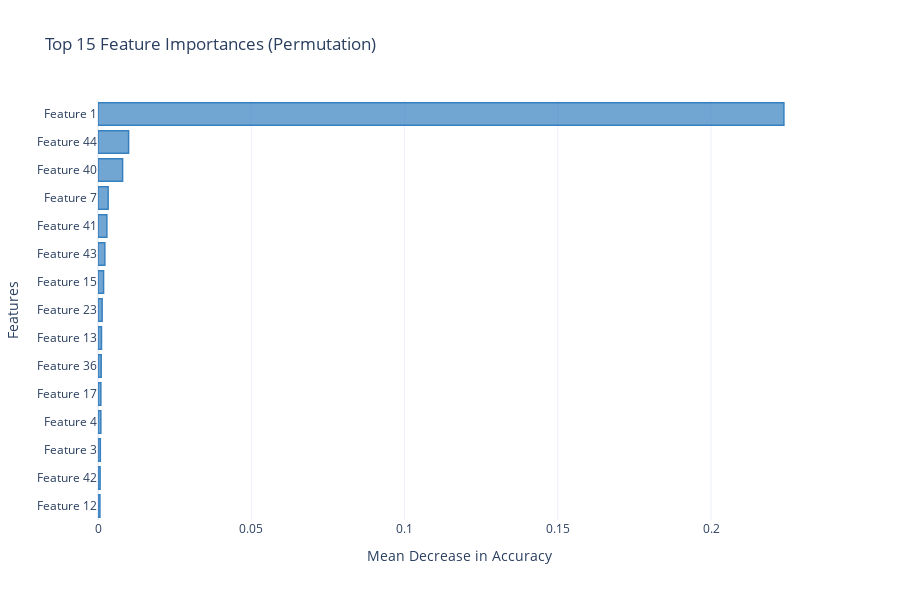

The code cell stored with this chart in its notebook:
### Markdown cell above
## Using Plotly

### Code cell
import numpy as np
import plotly.graph_objects as go
from sklearn.inspection import permutation_importance
from sklearn.neural_network import MLPClassifier
from sklearn.preprocessing import StandardScaler

# Assume X_fcm and labels are already defined
scaler = StandardScaler()
X_scaled = scaler.fit_transform(X_fcm)

mlp_model = MLPClassifier(hidden_layer_sizes=(64, 32), max_iter=100, solver='adam', random_state=42)
mlp_model.fit(X_scaled, labels)

# Compute permutation importance
result = permutation_importance(mlp_model, X_scaled, labels, n_repeats=10, random_state=42, scoring='accuracy')
feature_names = [f'Feature {i+1}' for i in range(X_fcm.shape[1])]

# Top N features
sorted_idx = result.importances_mean.argsort()[::-1]
top_n = 15
top_features = np.array(feature_names)[sorted_idx][:top_n]
top_importances = result.importances_mean[sorted_idx][:top_n]

# Create Plotly bar chart
fig = go.Figure(go.Bar(
    x=top_importances[::-1],
    y=top_features[::-1],
    orientation='h',
    marker=dict(color='rgba(55, 128, 191, 0.7)', line=dict(color='rgba(55, 128, 191, 1.0)', width=1.5))
))

fig.update_layout(
    title="Top 15 Feature Importances (Permutation)",
    xaxis_title="Mean Decrease in Accuracy",
    yaxis_title="Features",
    template='plotly_white',
    height=600
)

# Show the chart
fig.show()

# Optional: save the image (install kaleido first)
# pip install -U kaleido
# fig.write_image("Permutation_Feature_Importance.png", scale=2)

### Figure 1 — Plotly figure (JSON) as saved in the notebook; plotly's stock layout.template omitted (floating-point values rounded to 4 significant figures)
{"data": [{"marker": {"color": "rgba(55, 128, 191, 0.7)", "line": {"color": "rgba(55, 128, 191, 1.0)", "width": 1.5}}, "orientation": "h", "type": "bar", "x": [0.0006234, 0.0006819, 0.0007604, 0.0009305, 0.0009326, 0.001045, 0.00114, 0.001353, 0.00182, 0.002234, 0.002893, 0.003315, 0.008032, 0.009986, 0.2238], "y": ["Feature 12", "Feature 42", "Feature 3", "Feature 4", "Feature 17", "Feature 36", "Feature 13", "Feature 23", "Feature 15", "Feature 43", "Feature 41", "Feature 7", "Feature 40", "Feature 44", "Feature 1"]}], "layout": {"height": 600, "title": {"text": "Top 15 Feature Importances (Permutation)"}, "xaxis": {"title": {"text": "Mean Decrease in Accuracy"}}, "yaxis": {"title": {"text": "Features"}}}}
